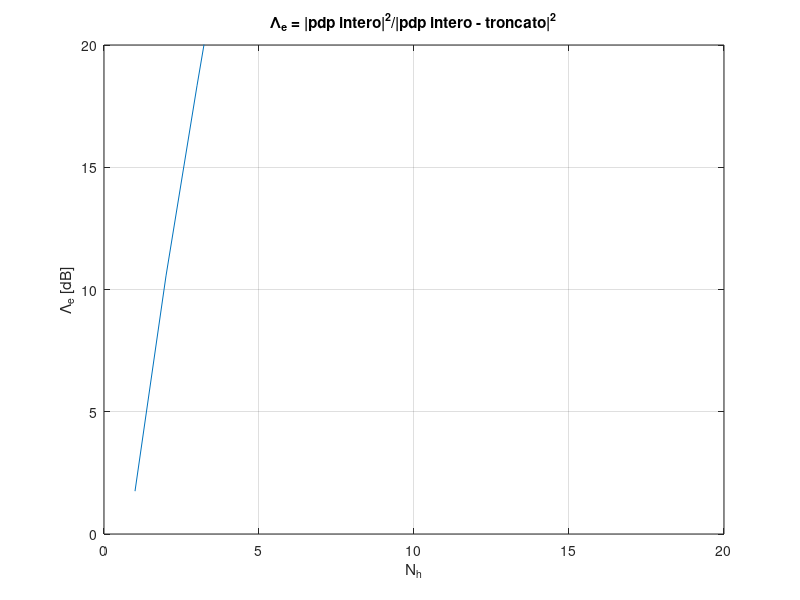
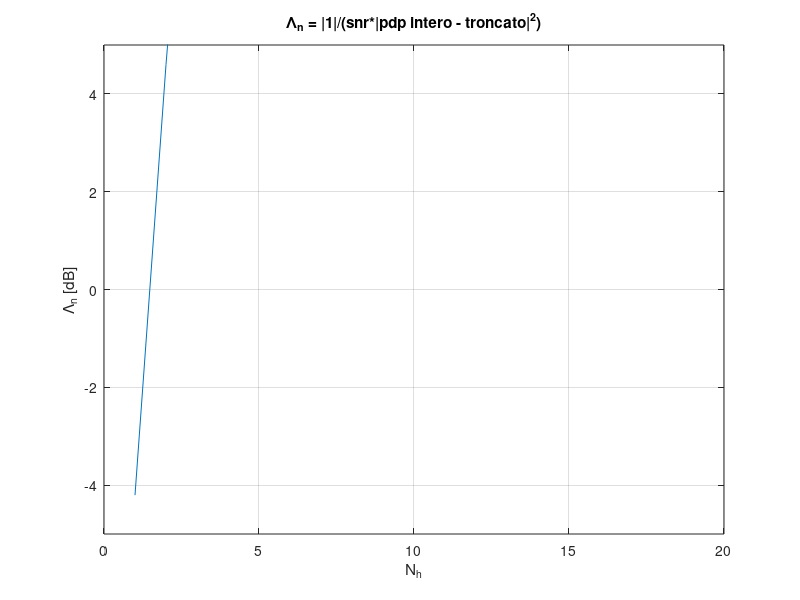
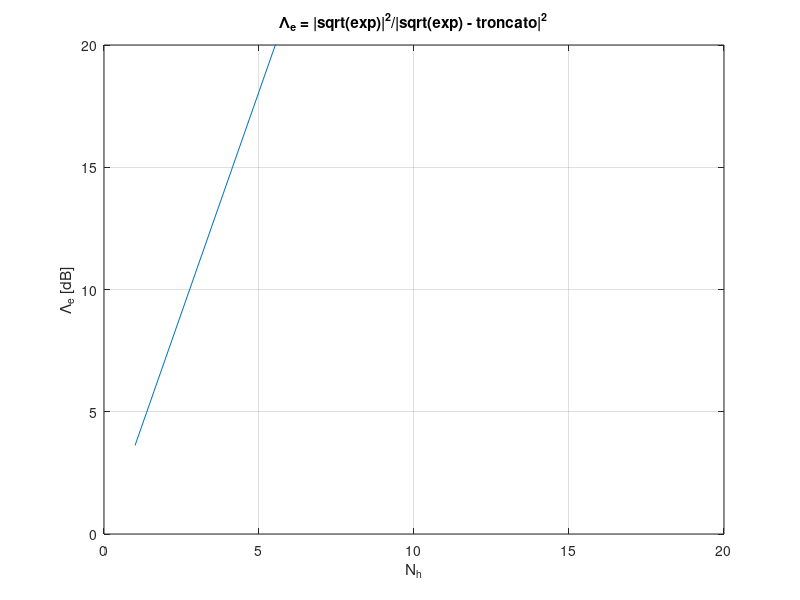
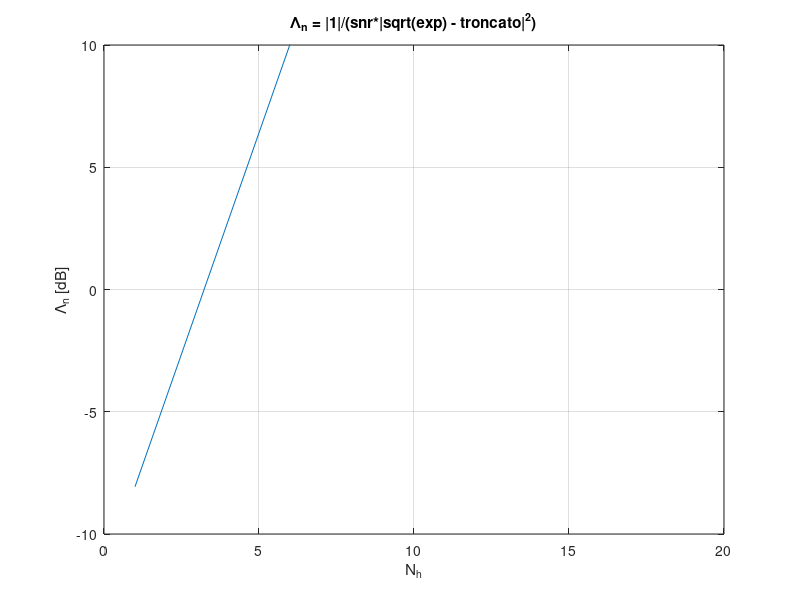

Source code (MATLAB) for these figures, in order:
clear all;
close all;
clc;

Tc = 1; % This is the smallest time interval we want to simulate
T = 4*Tc;   % Time sampling interval of the input of the channel
tau_rms = 0.3*T;  % Tc = 1, as it is the fundamental sampling time
Kdb = 3; % 3 dB
K = 10^(Kdb/10);
C = sqrt(K/(K + 1));
M_d = 1-C^2;
snr = 10; %dB
snr_lin = 10^(snr/10);

% wrong
for N_h = 1:20; % To be determined
    % note that for this choice of final_tau
    h = 1/tau_rms*exp(-(0:899)*Tc/tau_rms);
    h = h/sum(h); % complete & normalized pdp, without truncation
    hhat = zeros(1, 900);
    hhat(1:N_h) = 1/tau_rms*exp(-(0:N_h-1)*Tc/tau_rms);
    hhat = hhat/sum(hhat); % truncated & normalized pdp
    deltah = h - hhat; %NOTE: h = E(|g_i|^2)
    
    power_h(N_h) = sum(abs(h).^2);
    residual_power(N_h) = sum(abs(deltah).^2);
    
    lambda_n(N_h) = 1/(snr_lin * residual_power(N_h));
end

figure, plot(10*log10(power_h./residual_power)), grid on
title('\Lambda_e = |pdp intero|^2/|pdp intero - troncato|^2')
xlabel('N_h')
ylabel('\Lambda_e [dB]')
ylim([0, 20])

figure, plot(10*log10(lambda_n)), grid on
title('\Lambda_n = |1|/(snr*|pdp intero - troncato|^2)')
xlabel('N_h')
ylabel('\Lambda_n [dB]')
ylim([-5, 5])

%%
% What if we consider the sqrt of the exp, since it is the pdp? Note that
% these considerations come from filtering theory, where everything is
% referred to filter coefficients and not to powers

for N_h = 1:20; % To be determined
    % note that for this choice of final_tau
    h = 1/tau_rms*exp(-(0:899)*Tc/tau_rms);
    hhat = zeros(1, 900);
    hhat(1:N_h) = 1/tau_rms*exp(-(0:N_h-1)*Tc/tau_rms);
    deltah = h - hhat; %NOTE: h = E(|g_i|^2)
    
    power_h(N_h) = sum(abs(h));
    residual_power(N_h) = sum(abs(deltah));
    
    lambda_n(N_h) = 1/(snr_lin * residual_power(N_h));
end

figure, plot(10*log10(power_h./residual_power)), grid on
title('\Lambda_e = |sqrt(exp)|^2/|sqrt(exp) - troncato|^2')
xlabel('N_h')
ylabel('\Lambda_e [dB]')
ylim([0, 20])

figure, plot(10*log10(lambda_n)), grid on
title('\Lambda_n = |1|/(snr*|sqrt(exp) - troncato|^2)')
xlabel('N_h')
ylabel('\Lambda_n [dB]')
ylim([-10, 10])

%% Third version
% Each time the exp is truncated it bring a different normalization, thus a
% different error

for N_h = 1:20
    tau = 0:Tc:N_h-1;
    tau_long = 0:Tc:899; % for bigger values MATLAB put the thing to 0
    pdp_gauss = zeros(1, 900);
    pdp_gauss(1:N_h) = 1/tau_rms * exp(-tau/tau_rms);
    pdp_complete = 1/tau_rms * exp(-tau_long/tau_rms);
    
    C = sqrt(K/(K+1));
    % normalize pdp: it must be sum(E[|gtilde_i|^2]) = 1 - C^2
    pdp_gauss = pdp_gauss.*(1-C^2)/sum(pdp_gauss);
    pdp_complete = pdp_complete.*(1-C^2)/sum(pdp_complete);
    
    % compare... what?
    deltapdp = pdp_complete - pdp_gauss;
    residual_power = sum(abs(deltapdp));
    lambdapdp_n(N_h) = 1/(snr_lin * residual_power);
end

figure, plot(10*log10(lambdapdp_n)), grid on
title('\Lambda_n = |1|/(snr*|diff pdp|^2)')
xlabel('N_h')
ylabel('\Lambda_n [dB]')
ylim([-5, 5])

%% Fourth version
% Normalize the complete exp but consider just the queue

h = 1/tau_rms*exp(-(0:899)*Tc/tau_rms);
h = h.*(1-C^2)/sum(h);
figure, plot(h)

for N_h = 1:20; % To be determined
    % note that for this choice of final_tau
    deltah = h(N_h:end);
    
    power_h(N_h) = sum(abs(h));
    residual_power(N_h) = sum(abs(deltah));
    
    lambda_n(N_h) = 1/(snr_lin * residual_power(N_h));
end

figure, plot(10*log10(lambda_n)), grid on
title('\Lambda_n = |1|/(snr*|sqrt(exp) - troncato|^2)')
xlabel('N_h')
ylabel('\Lambda_n [dB]')
ylim([-5, 10])

